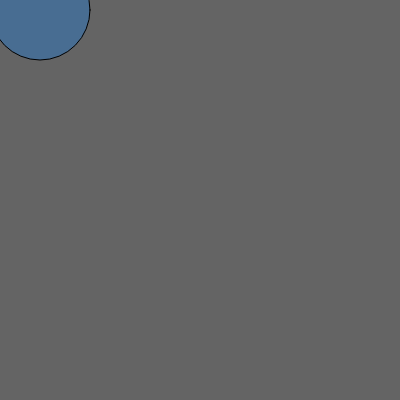
Frame 1 (no input)
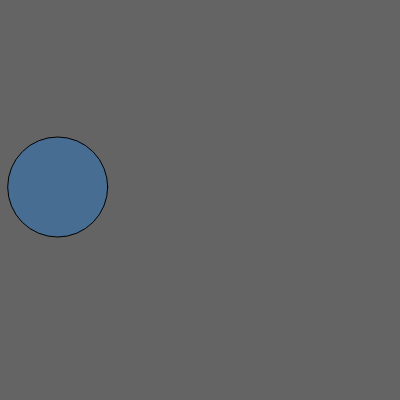
Frame 60 (no input)
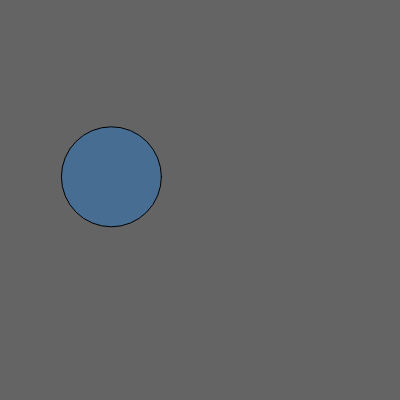
Frame 120 (the mouse pressed at the canvas centre since frame 60)

The p5.js sketch that drew these frames (run headless with seeded random() and noise() and a simulated clock; from frame 60 on, the mouse is pressed at the canvas centre):

// p5.js sketch
// ── sketch.js
var circle1;
var circle2;

function setup() {
	createCanvas(400, 400);
	circle1 = new Circle();
	circle2 = new Circle();
	var position = createVector(10, 10);
	circle1.setup(position, 10);
	position = createVector(40, 10);
	circle2.setup(position, 100);
}

function draw() {
	var gravity = createVector(0, 0.1);
	var wind = createVector(0.01, 0.0);
	background(100);
	fill(0);
	circle1.moveCircle();
	circle1.addForce(gravity);
	circle1.addForce(wind);
	circle1.checkEdges();
	circle1.drawCircle();
	fill(72, 109, 146);
	circle2.moveCircle();
	circle2.addForce(gravity);
	circle2.addForce(wind);
	circle2.checkEdges();
	circle2.drawCircle();

}
// ── circle.js
function Circle() {
	this.position;
	this.velocity;
	this.acceleration;

	this.size;

	this.setup = function (pos_, size_) {
		this.position = pos_.copy();
		this.velocity = createVector(0, 0);
		this.acceleration = createVector(0, 0);
		this.size = size_;
	}

	this.addForce = function (force) {
		this.acceleration.add(force);
	}

	this.moveCircle = function() {
		this.velocity.add(this.acceleration);
		this.position.add(this.velocity);

		this.acceleration.mult(0);
	}

	this.checkEdges = function() {
		if (this.position.x < 0) {
			this.position.x = 0;
			this.velocity.x *= -1;
		} else if (this.position.x > width) {
			this.position.x = width;
			this.velocity.x *= -1;
		}

		if (this.position.y < 0) {
			this.position.y = 0;
			this.velocity.y *= -1;
		} else if (this.position.y > height) {
			this.position.y = height;
			this.velocity.y *= -1;
		}

	}

	this.drawCircle = function() {
		ellipse(this.position.x, this.position.y, this.size, this.size);

	}
}
